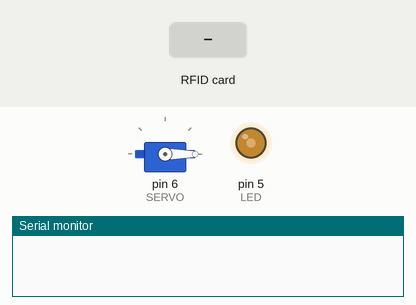
A sketch run on a simulated Arduino Uno, built with avr-gcc and run on an emulated ATmega328P. Shown: servo, output pins drawn as LEDs (lit = HIGH), the last lines printed to the serial monitor. Inputs (shaded band) come from the test bench. Pins used as bus, display or sensor lines are not drawn.

Above: at 1.2 s.
1.3 s: RFID card 5E 7A 19 C4 held to the reader
At 2.0 s:
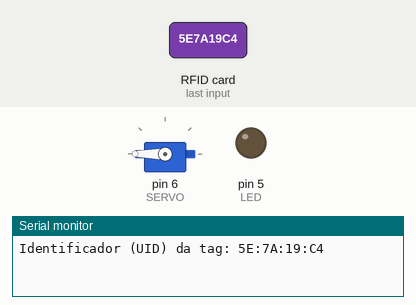
Timing chart, 0 to 4.3 s (numbered marks = the images above; inputs shaded):
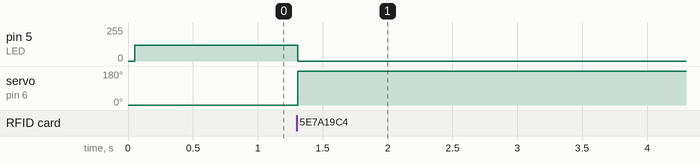

Measured:
- after the input at 1.3 s, pin 5 (LED): 120/255 → 0/255 at once; servo on pin 6 (SERVO): 0° → 180° at once

The sketch:

FechaduraRFID.ino
```cpp
#include <SPI.h> //INCLUSÃO DE BIBLIOTECA
#include <MFRC522.h> //INCLUSÃO DE BIBLIOTECA
#include <Servo.h>
/*
   Programa que faz uma fechadura. A chave usada para fechar deve ser a mesma para abrir

   LED fica acesso quando porta aberta e pisca se a chave for errada
      Para led foi utilizado analogwrite pois eu estava sem resistor
   PINOS DO RFID
      PIN 10 - SDA
      PIN 13 - Sck
      PIN 11 - Mosi
      PIN 12 - Miso
      PIN  9 - RST
*/
#define SS_PIN 10 //PINO SDA
#define RST_PIN 9 //PINO DE RESET
#define LED 5
#define SERVO 6

MFRC522 rfid(SS_PIN, RST_PIN); //PASSAGEM DE PARÂMETROS REFERENTE AOS PINOS
Servo fechadura;  // create a servo object

int aberto;
String cartao_lido;
String senha;

// Função que fechar o armario
void fechar() {
  aberto = 0;
  analogWrite(LED, LOW);
  fechadura.write(200);
}
// Função que abre o armario
void abrir() {
 aberto = 1;
 analogWrite(LED, 120);
 fechadura.write(0);
}
// Função que lê o cartão e retorna a string com a representação dela
String lerCartao() {
  if (!rfid.PICC_IsNewCardPresent() || !rfid.PICC_ReadCardSerial()) //VERIFICA SE O CARTÃO PRESENTE NO LEITOR É DIFERENTE DO ÚLTIMO CARTÃO LIDO. CASO NÃO SEJA, FAZ
    return ""; //RETORNA PARA LER NOVAMENTE

  String strID = "";
  for (byte i = 0; i < 4; i++) {
    strID +=
      (rfid.uid.uidByte[i] < 0x10 ? "0" : "") +
      String(rfid.uid.uidByte[i], HEX) +
      (i != 3 ? ":" : "");
  }
  strID.toUpperCase();
  /***FIM DO BLOCO DE CÓDIGO RESPONSÁVEL POR GERAR A TAG RFID LIDA***/
  rfid.PICC_HaltA(); //PARADA DA LEITURA DO CARTÃO
  rfid.PCD_StopCrypto1(); //PARADA DA CRIPTOGRAFIA NO PCD
  return strID;
}

void setup() {
  Serial.begin(9600); //INICIALIZA A SERIAL
  SPI.begin(); //INICIALIZA O BARRAMENTO SPI
  rfid.PCD_Init(); //INICIALIZA MFRC522
  fechadura.attach(SERVO);
  pinMode(LED, OUTPUT);
  analogWrite(LED, 120);
  aberto = 1;
  abrir();
}

void loop() {

  cartao_lido = lerCartao();
  if (cartao_lido != "") {
    if (aberto) {
      senha = cartao_lido;
      fechar();
    } else {
      if (cartao_lido == senha) {
        abrir();
      } else {
        for (int i = 0 ; i < 3; i++) {
          analogWrite(LED, 120);
          delay(100);
          analogWrite(LED, LOW);
          delay(100);
        }
      }
    }
    Serial.print("Identificador (UID) da tag: "); //IMPRIME O TEXTO NA SERIAL
    Serial.println(cartao_lido); //IMPRIME NA SERIAL O UID DA TAG RFID
  }
}
```
